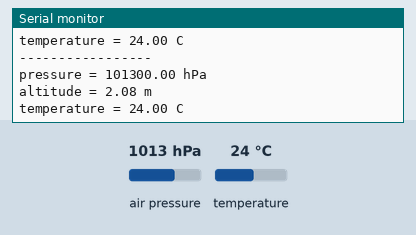
Bench run of a sketch on a simulated Arduino Uno, built with avr-gcc and run on an emulated ATmega328P. On the bench: the last lines printed to the serial monitor. The test bench sets the inputs (shaded band); at power-on: air pressure 1013 hPa, temperature 24 °C.

Above: at 1.2 s.
1.3 s: air pressure set to 952 hPa
At 1.63 s:
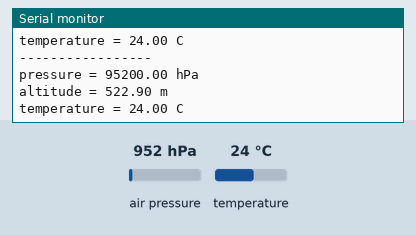
2.8 s: temperature set to 12 °C
At 3.29 s:
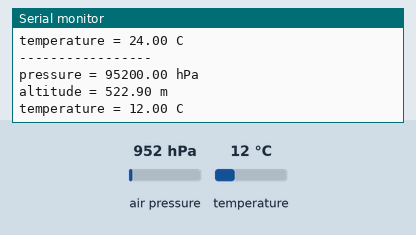
4.3 s: air pressure set to 1000 hPa
At 4.68 s:
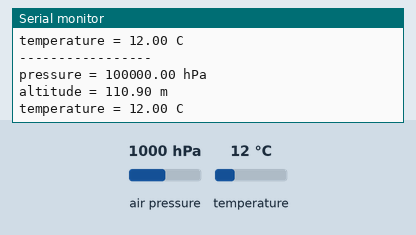
7.3 s: air pressure set to 975 hPa
At 7.73 s:
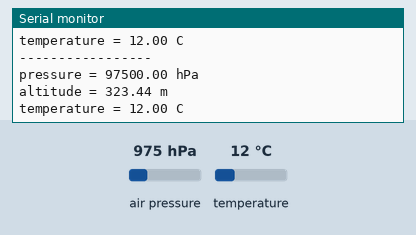
Timing chart, 0 to 10.3 s (numbered marks = the images above; inputs shaded):
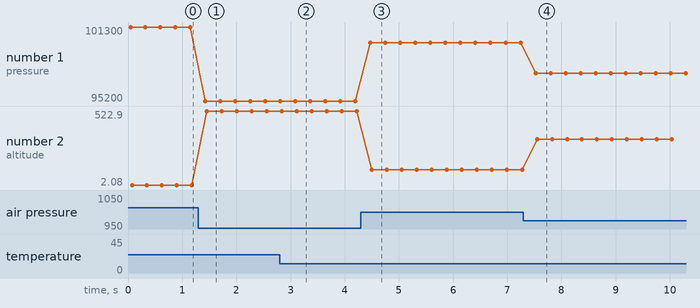

Measured:
- after the input at 1.3 s, the serial monitor: prints a new line after 0.13 s (image 1)
- after the input at 2.8 s, the serial monitor: prints a new line after 0.33 s (image 2)
- after the input at 4.3 s, the serial monitor: prints a new line after 0.17 s (image 3)
- after the input at 7.3 s, the serial monitor: prints a new line after 0.22 s (image 4)
- plotted number 1: 101300 → 95200 after the input at 1.3 s, 95200 → 100000 after the input at 4.3 s, 100000 → 97500 after the input at 7.3 s
- plotted number 2: 2.08 → 522.9 after the input at 1.3 s, 522.9 → 110.9 after the input at 4.3 s, 110.9 → 323.44 after the input at 7.3 s

The sketch:

testMPL3115A2.ino
```cpp
#include <Adafruit_MPL3115A2.h>
Adafruit_MPL3115A2 baro;
void setup() {
  Serial.begin(9600);
  while(!Serial);
  Serial.println("Adafruit_MPL3115A2 test!");

  if (!baro.begin()) {
    Serial.println("Could not find sensor. Check wiring.");
    while(1);
  }
  baro.setSeaPressure(1013.26);

}

void loop() {
  // put your main code here, to run repeatedly:
  float pressure = baro.getPressure();
  float altitude = baro.getAltitude();
  float temperature = baro.getTemperature();

  Serial.println("-----------------");
  Serial.print("pressure = "); Serial.print(pressure); Serial.println(" hPa");
  Serial.print("altitude = "); Serial.print(altitude); Serial.println(" m");
  Serial.print("temperature = "); Serial.print(temperature); Serial.println(" C");

  delay(250);
}
```
